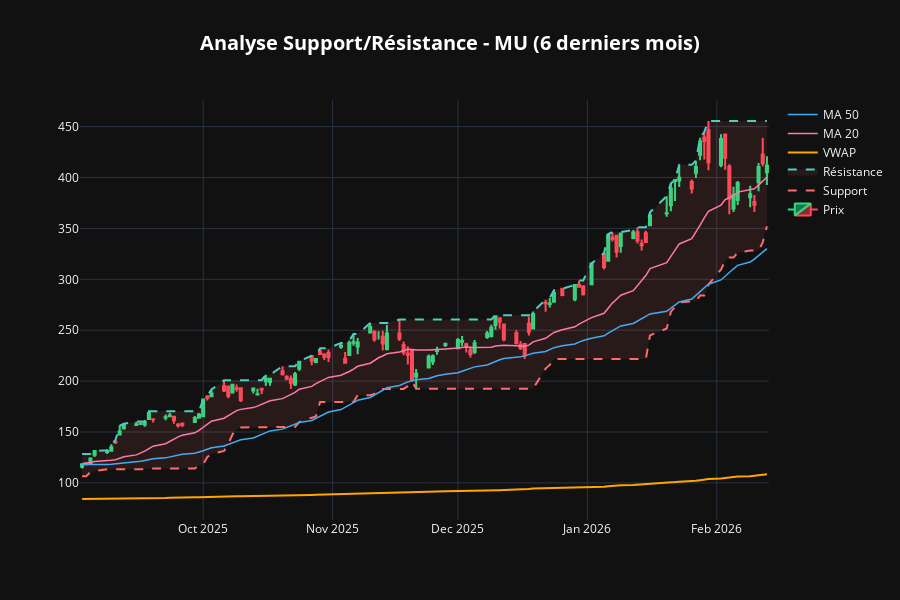

The notebook cell saved with this chart:
### Code cell
# Analyse des niveaux de support et résistance
fig_sr = go.Figure()

# Données des 6 derniers mois pour une meilleure lisibilité
recent_data = df.last('6M').copy()

# Prix principal
fig_sr.add_trace(go.Candlestick(
    x=recent_data.index,
    open=recent_data['Open'],
    high=recent_data['High'],
    low=recent_data['Low'],
    close=recent_data['Close'],
    name='Prix',
    increasing_line_color='#26de81',
    decreasing_line_color='#ff4757'
))

# Support et résistance
fig_sr.add_trace(go.Scatter(
    x=recent_data.index, y=recent_data['Support'],
    name='Support', line=dict(color='#ff6b6b', width=2, dash='dash'),
    fill=None
))

fig_sr.add_trace(go.Scatter(
    x=recent_data.index, y=recent_data['Resistance'],
    name='Résistance', line=dict(color='#4ecdc4', width=2, dash='dash'),
    fill='tonexty', fillcolor='rgba(255, 107, 107, 0.1)'
))

# VWAP
fig_sr.add_trace(go.Scatter(
    x=recent_data.index, y=recent_data['VWAP'],
    name='VWAP', line=dict(color='#ffa502', width=2)
))

# Moyennes mobiles importantes
fig_sr.add_trace(go.Scatter(
    x=recent_data.index, y=recent_data['MA_20'],
    name='MA 20', line=dict(color='#fd79a8', width=1.5)
))

fig_sr.add_trace(go.Scatter(
    x=recent_data.index, y=recent_data['MA_50'],
    name='MA 50', line=dict(color='#45aaf2', width=1.5)
))

# Configuration
fig_sr.update_layout(
    title=dict(
        text=f'<b>Analyse Support/Résistance - {ticker} (6 derniers mois)</b>',
        x=0.5,
        font=dict(size=20, color='white')
    ),
    template='plotly_dark',
    height=600,
    xaxis_rangeslider_visible=False,
    showlegend=True
)

fig_sr.show()

# Analyse des niveaux clés
current_price = recent_data['Close'].iloc[-1]
current_support = recent_data['Support'].iloc[-1]
current_resistance = recent_data['Resistance'].iloc[-1]
current_vwap = recent_data['VWAP'].iloc[-1]

print("🎯 Niveaux techniques actuels:")
print(f"💲 Prix actuel: ${current_price:.2f}")
print(f"🔻 Support: ${current_support:.2f}")
print(f"🔺 Résistance: ${current_resistance:.2f}")
print(f"💰 VWAP: ${current_vwap:.2f}")

# Distance aux niveaux clés
support_distance = ((current_price - current_support) / current_price) * 100
resistance_distance = ((current_resistance - current_price) / current_price) * 100
vwap_position = "au-dessus" if current_price > current_vwap else "en-dessous"

print(f"\n📊 Analyse de position:")
print(f"🔻 Distance au support: {support_distance:.1f}%")
print(f"🔺 Distance à la résistance: {resistance_distance:.1f}%")
print(f"💰 Position vs VWAP: {vwap_position}")
